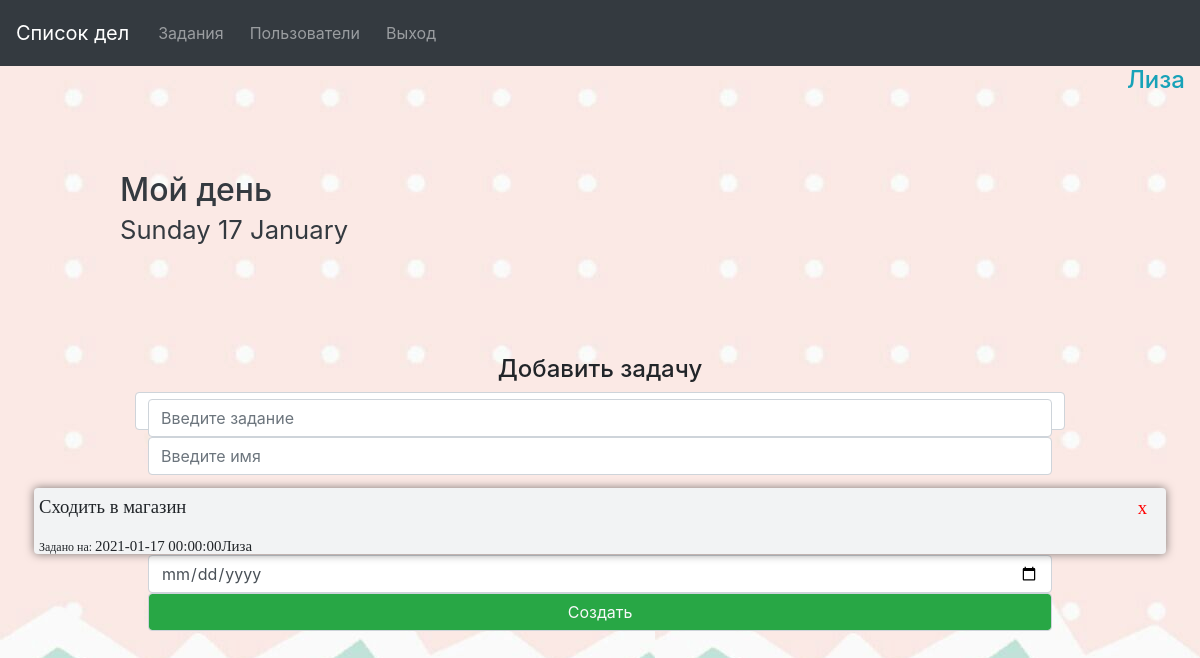
Screenshot of /admin/user_success.php (signed in) with the database file from the repository.
### tables this page shows
CREATE TABLE `tasks` (
  `id` int(11) NOT NULL,
  `name` varchar(255) NOT NULL,
  `task` varchar(255) NOT NULL,
  `date` datetime NOT NULL DEFAULT CURRENT_TIMESTAMP ON UPDATE CURRENT_TIMESTAMP
);

### admin/user_success.php (the view, shortened to what this page needs)
<!DOCTYPE html>
<html>
  <head>
<link rel="stylesheet" type="text/css" href="../css/style.css">
 <link rel="stylesheet" href="https://maxcdn.bootstrapcdn.com/bootstrap/4.1.0/css/bootstrap.min.css">
  </head>
<body style="" data-spy="scroll" data-target=".navbar" data-offset="50">
<?php
require("head.php");
?>
<div class="container-fluid" ><?php echo ("<h4 class='text-info text-right'>".$_COOKIE["login"]."</p>");?></div>
<div class="container-fluid  text-dark" style="width:80%;height:100px;padding-top:60px;padding-left:0;">
<?php
echo strftime("<h2>Мой день<br> <small>%A %d %B</small></h2>");
?>
</div>
<br>
<br>
<br>
<br>
<br>
<br>
<div class="container-fluid" style="width:80%;">
<h4 class="text-center text-dark;">Добавить задачу</h4>
<form action="task.php" method="post" class="form-control">
  <input class="form-control" type="text" name="task" placeholder="Введите задание">
  <input class="form-control" type="text" name="name" placeholder="Введите имя"><br>
  <br><label>Введите дату</label><input class="form-control" type="date" name="date">
  <input class="form-control bg-success text-light" type="submit" value="Создать">
</form>
</div>
<br>
<div class="row" style="padding:30px;">
 <div class="container-fluid d-flex flex-row ">
   <div class="col-md-1-12" style="width:100%">
 <ul class="list-group" style="list-style:none;">
  <?php
   require_once("connect.php");
$query = $pdo->prepare("SELECT id,task,name,date FROM tasks WHERE name=:name ORDER by id DESC");
$query->execute(['name' => $_COOKIE['login']])
;
while($row = $query->fetch(PDO::FETCH_OBJ))
{
  echo'<span class="rounded text-left"><li>'.$row->task.'<a class="text-dark" href="delete.php?id='.$row->id.'"><button id="button">x</button></a><li>'.'<small class="display-58">'."<small>Задано на:"." "."</small>".$row->date.$row->name.'</small></li></span><br>';
}
  ?>
</ul>
</div>
</div>
</body>
</html>

### css/style.css (style rules this page uses)
body { background-image:url('../img/bg.jpg'); }
li { padding:5px; }
#button { position: absolute; right:40px; width:35px; color: #FF0000; border:0; background-color: #f2f3f4; }
span { display: inline-block; font-family:Luminari, fantasy; font-size: 14pt; width:10; height: 66px; margin: 4px; background-color: #f2f3f4; box-shadow: 0 0 10px rgba(0,0,0,0.5) }
a { color:white;text-decoration: none; }

### rows the page displays
tasks: task "Сходить в магазин", date "2021-01-17 00:00:00", name "Лиза"

### other values shown
$_COOKIE["login"] "Лиза"
strftime("<h2>Мой день<br> <small>%A %d %B</small></h2>") "Мой день Sunday 17 January"
